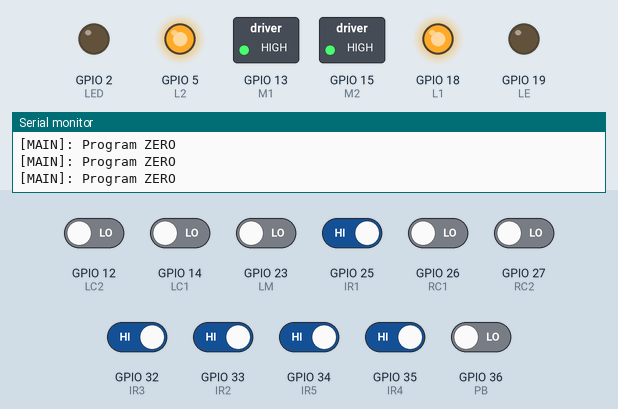
A sketch run on a simulated ESP32. Parts: switched loads named in the sketch (green lamp = pin HIGH), output pins drawn as LEDs (lit = HIGH), the last lines printed to the serial monitor. The inputs (shaded band) are chosen by the test bench; at power-on: GPIO 25 (IR1), GPIO 32 (IR3), GPIO 33 (IR2), GPIO 34 (IR5), GPIO 35 (IR4) HIGH, GPIO 12 (LC2), GPIO 14 (LC1), GPIO 23 (LM), GPIO 26 (RC1), GPIO 27 (RC2), GPIO 36 (PB) LOW. Pins used as bus, display or sensor lines are not drawn.

Above: at 1.2 s.
1.3 s: GPIO 36 (PB) driven HIGH
At 2.1 s:
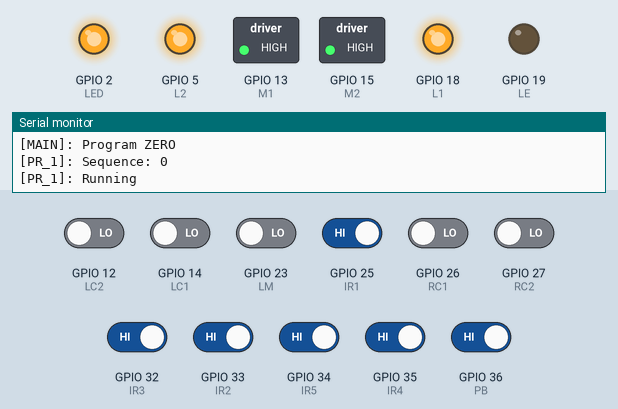
At 3.1 s:
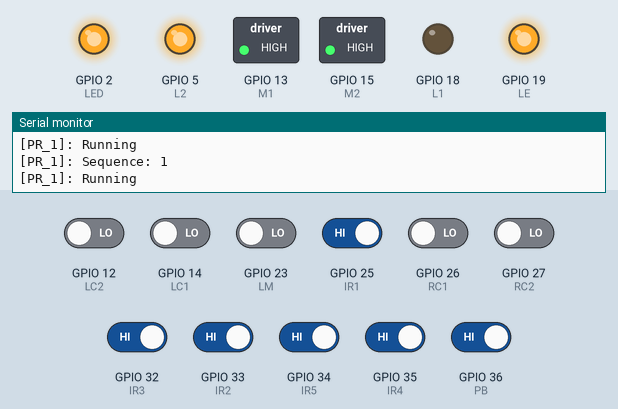
4.3 s: GPIO 36 (PB) driven LOW
At 5.1 s:
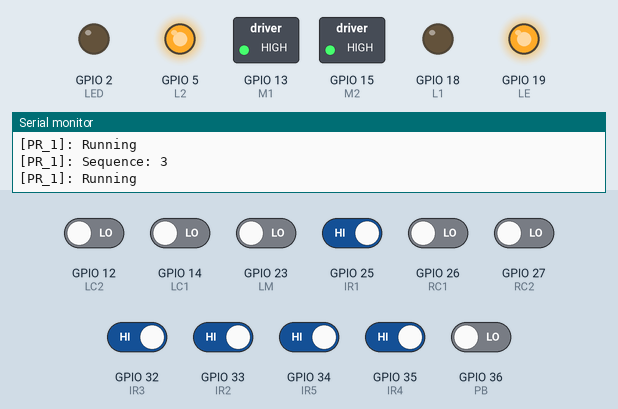
Timing chart, 0 to 13.3 s (numbered marks = the images above; inputs shaded):
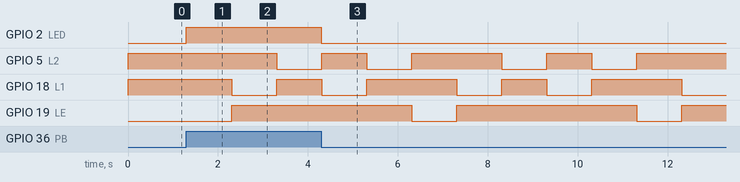

Measured:
- after the input at 1.3 s, GPIO 2 (LED): LOW → HIGH at once; GPIO 5 (L2): HIGH → LOW after 2.0 s; GPIO 18 (L1): HIGH → LOW after 1.0 s, → HIGH 1.0 s later; GPIO 19 (LE): LOW → HIGH after 1.0 s
- after the input at 4.3 s, GPIO 2 (LED): HIGH → LOW at once

The sketch:

NO-LCD-MENU.ino
```cpp
/*
    Created: -
    Changed: 11 Nov 2023, 14:55

    This is the main template program for testing purposes
    Still in development, as of 1 Nov 2023
    Communications built based on HARDWARE-SERIAL-(MASTER/SLAVE).ino, but is no longer used.
    Asynchronous tasks built based on ASYNC-(MASTER/SLAVE).ino

    Features:
    - Async Tasks (done)
    - Menu (done)

    01. Current menu works as follows:
        Upon pressing the push button, the PB pin will read a HIGH signal.
        The previous value of the button is stored in pbValPrev, and pbVal takes in the new value.
        Interrupt reads on RISING and the menu increments.
        Programs can be put in case statements representing the menu.
        There is no selection time, meaning when the button is pressed the next program runs immediately.
    02. Inputs are read and processed by task1, while all other programs are in the main loop.
    03. Number of menu can be modified by adding/removing cases.
        Modify the increment limiter in pbHighISR() accordingly.
        Default/starting selection is 0.


    >> PINS MAY BE IRRELEVANT <<
*/

/* =============== PINS =============== */
int PB = 36,
    LM = 23,

    IR1 = 25,
    IR2 = 33,
    IR3 = 32,
    IR4 = 35,
    IR5 = 34,

    LC1 = 14,
    LC2 = 12,
    RC1 = 26,
    RC2 = 27,

    RE = 4,
    R2 = 16,
    R1 = 17,
    L2 = 5,
    L1 = 18,
    LE = 19,

    M1 = 13,
    M2 = 15,

    LED = 2;
/* =============== PINS =============== */

/* =============== VARS & OBJ =============== */
// Task1 Object
TaskHandle_t Task1;

// PID Vars
int prevError, error,
    Kp = 25,
    Ki = 0,
    Kd = 0,
    pidOut;
// int sensorWeights[5] = {-4, -2, 1, 2, 4};

// COUNTERS
int pbVal, pbValPrev; // push buttons
long lastISR = 0;     // push button last ISR call
int selected = 0;     // current selection

// SENSOR & ACTUATOR VALUES
int id1, id2, id3, id4, id5;      // ir data
int posL = 0, posR = 0;           // encoder position data
int limit;                        // limit switch
int LcurrentSpeed, RcurrentSpeed; // motor speed recorder
/* =============== VARS & OBJ =============== */

/* =============== SEQUENCES =============== */
// Motor Test Sequence
int motorTestSequence[5][3] = {
    {0, 0, 1000},
    {100, 100, 1000},
    {-100, -100, 1000},
    {100, -100, 1000},
    {-100, 100, 1000},
};
int motorTestSequenceIdx = 0;
/* =============== SEQUENCES =============== */

/* =============== TASKS & ROUTINES =============== */
// Task 1 Core 1
void task1(void *parameter)
{
    for (;;)
    {
        // Sensor Reading
        limit = digitalRead(LM);

        id1 = digitalRead(IR1);
        id2 = digitalRead(IR2);
        id3 = digitalRead(IR3);
        id4 = digitalRead(IR4);
        id5 = digitalRead(IR5);

        // ln1 = digitalRead(LC1);
        // ln2 = digitalRead(LC2);
        // rn1 = digitalRead(RC1);
        // rn2 = digitalRead(RC2);

        // Error Calculation
        error = (id1 + id2) - (id4 + id5); // (+) = error to right, max 2
        pidOut = Kp * error + Ki * error + Kd * error;

        // LED On Button
        pbVal = digitalRead(PB);
        if (pbVal == HIGH)
        {
            digitalWrite(LED, HIGH);
        }
        else
        {
            digitalWrite(LED, LOW);
        }
    }
}

// Push Button ISR
void IRAM_ATTR pbHighISR()
{
    if ((millis() - lastISR) >= 200)
    {
        if (selected < 5)
        {
            selected++;
        }
        else
        {
            selected = 0;
        }
        lastISR = millis();

        // All index reset
        // motorTestSequenceIdx = 0;
    }
}

// Left Encoder ISR
void IRAM_ATTR encoderLISR()
{
    LC2 ? posL++ : posL--;
}
// Right Encoder ISR
void IRAM_ATTR encoderRISR()
{
    RC2 ? posR++ : posR--;
}
/* =============== TASKS & ROUTINES =============== */

/* =============== SETUP =============== */
void setup()
{
    Serial.begin(115200);

    pinMode(0, INPUT_PULLUP); // reset GPIO 0 to pullup for bootloader

    pinMode(PB, INPUT);
    pinMode(LM, INPUT);

    pinMode(IR1, INPUT);
    pinMode(IR2, INPUT);
    pinMode(IR3, INPUT);
    pinMode(IR4, INPUT);
    pinMode(IR5, INPUT);

    pinMode(LC1, INPUT);
    pinMode(LC2, INPUT);
    pinMode(RC1, INPUT);
    pinMode(RC2, INPUT);

    pinMode(LE, OUTPUT);
    pinMode(L1, OUTPUT);
    pinMode(L2, OUTPUT);
    pinMode(RE, OUTPUT);
    pinMode(R1, OUTPUT);
    pinMode(R2, OUTPUT);

    pinMode(M1, OUTPUT);
    pinMode(M2, OUTPUT);

    pinMode(LED, OUTPUT);

    digitalWrite(M1, HIGH);
    digitalWrite(M2, HIGH);

    attachInterrupt(PB, pbHighISR, RISING);

    attachInterrupt(LC1, encoderLISR, RISING);
    attachInterrupt(LC2, encoderLISR, RISING);
    attachInterrupt(RC1, encoderRISR, RISING);
    attachInterrupt(RC2, encoderRISR, RISING);

    xTaskCreatePinnedToCore(
        task1,
        "Task_1",
        1000,
        NULL,
        1,
        &Task1,
        1 // loop
    );
}
/* =============== SETUP =============== */

/* =============== MAIN =============== */
void loop()
{
    motorRun(0, 0);
    // Menu
    switch (selected)
    {
    case 1:
        Serial.print("[PR_1]: Sequence: ");
        Serial.println(motorTestSequenceIdx);

        programOne(motorTestSequence[motorTestSequenceIdx]);
        if (motorTestSequenceIdx < 4)
        {
            motorTestSequenceIdx++;
        }
        else
        {
            motorTestSequenceIdx = 0;
        }
        break;
    case 2:
        // Serial.println("[MAIN]: Program 2");
        programTwo();
        break;
    case 3:
        // Serial.println("[MAIN]: Program 3");
        programThree();
        break;
    case 4:
        // Serial.println("[MAIN]: Program 4");
        programFour();
        break;
    case 5:
        Serial.println("[MAIN]: Program 5");
        // programFive();
        break;
    default:
        Serial.println("[MAIN]: Program ZERO");
        break;
    }
}
/* =============== MAIN =============== */

/* =============== PROGRAMS =============== */
// Motor Test
void programOne(int param[3])
{
    Serial.println("[PR_1]: Running");
    motorRun(param[0], param[1]);
    delay(param[2]);
}

// Infrared & Encoder Reading
void programTwo()
{
    Serial.print("[PR_2]: ");
    Serial.print("\t");
    Serial.print(id1);
    Serial.print("\t");
    Serial.print(id2);
    Serial.print("\t");
    Serial.print(id3);
    Serial.print("\t");
    Serial.print(id4);
    Serial.print("\t");
    Serial.print(id5);
    Serial.print("\t");
    Serial.print(posL);
    Serial.print("\t");
    Serial.println(posR);
    delay(100);
}

// Relay & Limit Switch
void programThree()
{
    /*
        LOW = active, HIGH = deactive (normal)
        LOW = COM + NO, LED ON.
        Assume LOW = normal:
        on idle: LOW
        LOW = GND (0)
        HIGH = 3v3 (1)
        config :
            GND -> NO
            3v3 -> NC
            COM -> Motor1
    */
    if (limit)
    {
        Serial.print("[PR_3]: LOW - LOW");
        Serial.print("\t");
        Serial.println(limit);
        // Stop
        digitalWrite(M1, LOW);
        digitalWrite(M2, LOW);
    }
    else
    {
        Serial.print("[PR_3]: HIGH - LOW");
        Serial.print("\t");
        Serial.println(limit);
        // Up Movement
        digitalWrite(M1, HIGH);
        digitalWrite(M2, LOW);
    }
}

// Line PID
void programFour()
{
    motorRun((50 - pidOut), (50 + pidOut));
    Serial.print("[PR_4]: ");
    Serial.print(pidOut);
    Serial.print("\t");
    Serial.print(id1);
    Serial.print("\t");
    Serial.print(id2);
    Serial.print("\t");
    Serial.print(id3);
    Serial.print("\t");
    Serial.print(id4);
    Serial.print("\t");
    Serial.print(id5);
    Serial.print("\t");
    Serial.print(posL);
    Serial.print("\t");
    Serial.println(posR);
}

void programFive()
{
    /*
        Hardcoded for Mobile Robot
    */
    // Serial
}
/* =============== PROGRAMS =============== */

/* =============== FUNCS & UTILS =============== */
// ADC (4095 to 100) Mapping
int adc(int val)
{
    return map(val, 0, 4095, 0, 100);
    // return (val / 4095) * 1000;
}
// Speed Mapping
int speed(float val)
{
    return map(val, 0, 100, 0, 255);
}

// Motor Run
void motorRun(int Lnum, int Rnum)
{
    analogWrite(LE, speed(abs(Lnum)));
    LcurrentSpeed = Lnum;
    if (Lnum > 0)
    {
        digitalWrite(L1, LOW);
        digitalWrite(L2, HIGH);
    }
    else if (Lnum < 0)
    {
        digitalWrite(L1, HIGH);
        digitalWrite(L2, LOW);
    }
    else
    {
        digitalWrite(L1, HIGH);
        digitalWrite(L2, HIGH);
    }

    analogWrite(RE, speed(abs(Rnum)));
    RcurrentSpeed = Rnum;
    if (Rnum > 0)
    {
        digitalWrite(R1, LOW);
        digitalWrite(R2, HIGH);
    }
    else if (Rnum < 0)
    {
        digitalWrite(R1, HIGH);
        digitalWrite(R2, LOW);
    }
    else
    {
        digitalWrite(R1, HIGH);
        digitalWrite(R2, HIGH);
    }
}
/* =============== FUNCS & UTILS =============== */
```
